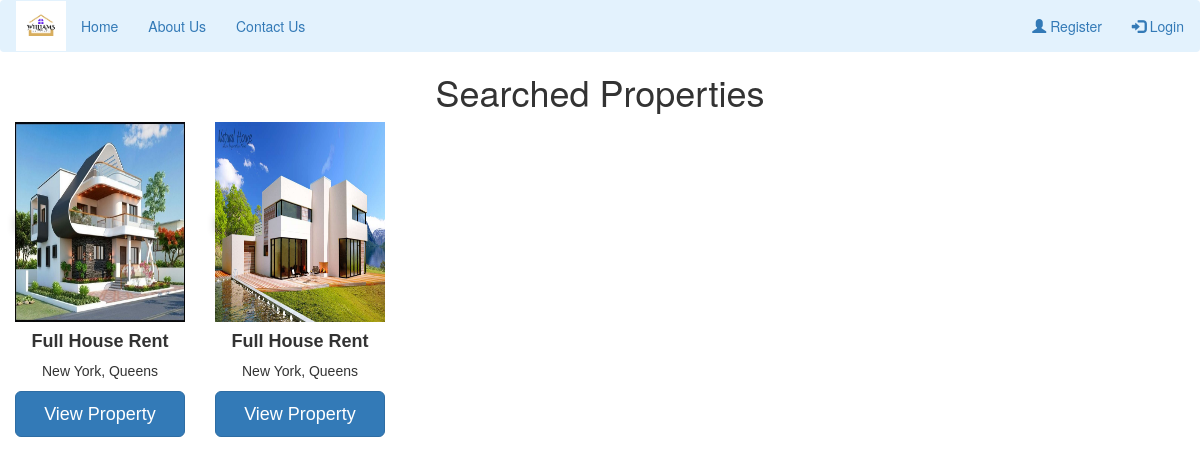
/search-property.php, run on the app's committed database.
### tables this page shows
CREATE TABLE `add_property` (
  `property_id` int(10) NOT NULL,
  `country` varchar(50) NOT NULL,
  `province` varchar(50) NOT NULL,
  `zone` varchar(50) NOT NULL,
  `district` varchar(50) NOT NULL,
  `city` varchar(100) NOT NULL,
  `vdc_municipality` varchar(50) NOT NULL,
  `ward_no` int(10) NOT NULL,
  `tole` varchar(100) NOT NULL,
  `contact_no` bigint(10) NOT NULL,
  `property_type` varchar(50) NOT NULL,
  `estimated_price` bigint(10) NOT NULL,
  `total_rooms` int(10) NOT NULL,
  `bedroom` int(10) NOT NULL,
  `living_room` int(10) NOT NULL,
  `kitchen` int(10) NOT NULL,
  `bathroom` int(10) NOT NULL,
  `description` varchar(2000) NOT NULL,
  `latitude` decimal(9,6) NOT NULL,
  `longitude` decimal(9,6) NOT NULL,
  `owner_id` int(10) NOT NULL
);

CREATE TABLE `property_photo` (
  `property_photo_id` int(12) NOT NULL,
  `p_photo` varchar(500) NOT NULL,
  `property_id` int(11) NOT NULL
);

### search-property.php (the view, shortened to what this page needs)
<?php
include("navbar.php");
 ?>
 <?php
include("config/config.php");
 ?>
<!DOCTYPE html>
<html>
<head>
</head>
<body>
<?php
$q_string = $_POST['search_property'];
$sql="SELECT * FROM add_property where concat(zone,district,province,city,tole,property_type,country) like '%$q_string%'";
    $query=mysqli_query($db,$sql);
    echo '<center><h1>Searched Properties</h1></center>';
    if(mysqli_num_rows($query)>0)
    {
      while ($rows=mysqli_fetch_assoc($query)) {
        $property_id=$rows['property_id'];
?>
<div class="col-sm-2">
<div class="card">
<?php
        $sql2="SELECT * FROM property_photo where property_id='$property_id'";
    $query2=mysqli_query($db,$sql2);
    if(mysqli_num_rows($query2)>0)
    {
      $row=mysqli_fetch_assoc($query2);
        $photo=$row['p_photo'];
        echo  '<img class="image" src="owner/'.$photo.'">'; }?>
  <h4><b><?php echo $rows['property_type']; ?></b></h4>
  <p><?php echo $rows['city'].', '.$rows['district'] ?></p>
  <p><?php echo '<a href="view-property.php?property_id='.$rows['property_id'].'"  class="btn btn-lg btn-primary btn-block" >View Property </a><br>'; ?></p><br>
</div>
</div>
</body>
</html>
<?php
}
    }
    else{
    	echo "<center><h3>Searched Property not found...</h3></center>";
    }
    ?>

### search-property.php (style rules this page uses)
.card { box-shadow: 0 4px 8px 0 rgba(0, 0, 0, 0.2); max-width: 100%; min-width: 100%; margin: auto; text-align: center; font-family: arial; display: inline; }
.btn { width: 100%; }
.image { min-width: 100%; min-height: 200px; max-width: 100%; max-height:200px; }

### data on the page
add_property: property_photo.p_photo (picture), property_type "Full House Rent", city "New York", district "Queens"
add_property: property_photo.p_photo (picture), property_type "Full House Rent", city "New York", district "Queens"
